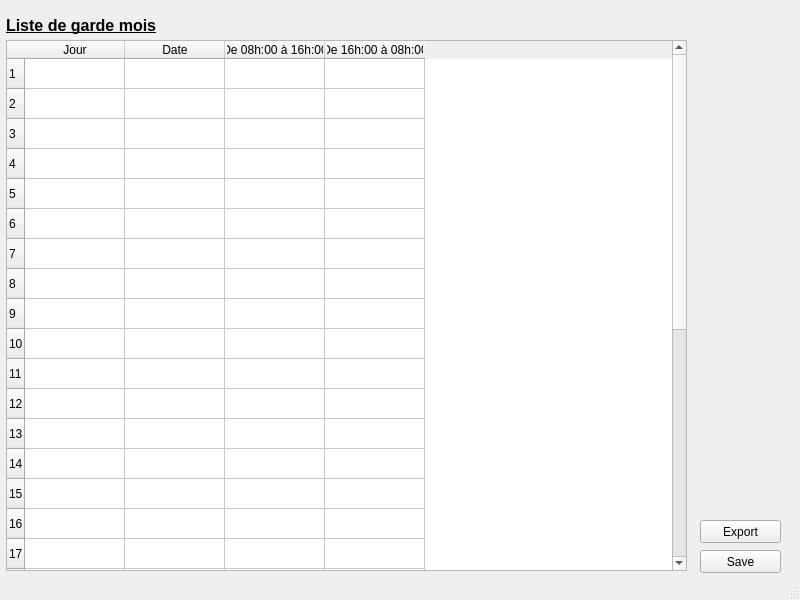
<?xml version="1.0" encoding="UTF-8"?>
<ui version="4.0">
 <class>MainWindow</class>
 <widget class="QMainWindow" name="MainWindow">
  <property name="geometry">
   <rect>
    <x>0</x>
    <y>0</y>
    <width>800</width>
    <height>600</height>
   </rect>
  </property>
  <property name="sizePolicy">
   <sizepolicy hsizetype="Fixed" vsizetype="Fixed">
    <horstretch>0</horstretch>
    <verstretch>0</verstretch>
   </sizepolicy>
  </property>
  <property name="minimumSize">
   <size>
    <width>800</width>
    <height>600</height>
   </size>
  </property>
  <property name="maximumSize">
   <size>
    <width>800</width>
    <height>600</height>
   </size>
  </property>
  <property name="windowTitle">
   <string>Planing de garde infirmiers surveillants</string>
  </property>
  <widget class="QWidget" name="centralwidget">
   <widget class="QLabel" name="label">
    <property name="geometry">
     <rect>
      <x>6</x>
      <y>10</y>
      <width>441</width>
      <height>31</height>
     </rect>
    </property>
    <property name="font">
     <font>
      <pointsize>12</pointsize>
      <weight>75</weight>
      <italic>false</italic>
      <bold>true</bold>
      <underline>true</underline>
     </font>
    </property>
    <property name="text">
     <string>Liste de garde mois</string>
    </property>
    <property name="alignment">
     <set>Qt::AlignLeading|Qt::AlignLeft|Qt::AlignVCenter</set>
    </property>
   </widget>
   <widget class="QPushButton" name="pushButton">
    <property name="geometry">
     <rect>
      <x>700</x>
      <y>550</y>
      <width>81</width>
      <height>23</height>
     </rect>
    </property>
    <property name="text">
     <string>Save</string>
    </property>
   </widget>
   <widget class="QTableWidget" name="tableWidget">
    <property name="geometry">
     <rect>
      <x>6</x>
      <y>40</y>
      <width>681</width>
      <height>531</height>
     </rect>
    </property>
    <property name="editTriggers">
     <set>QAbstractItemView::NoEditTriggers</set>
    </property>
    <property name="selectionMode">
     <enum>QAbstractItemView::NoSelection</enum>
    </property>
    <row>
     <property name="text">
      <string>1</string>
     </property>
    </row>
    <row>
     <property name="text">
      <string>2</string>
     </property>
    </row>
    <row>
     <property name="text">
      <string>3</string>
     </property>
    </row>
    <row>
     <property name="text">
      <string>4</string>
     </property>
    </row>
    <row>
     <property name="text">
      <string>5</string>
     </property>
    </row>
    <row>
     <property name="text">
      <string>6</string>
     </property>
    </row>
    <row>
     <property name="text">
      <string>7</string>
     </property>
    </row>
    <row>
     <property name="text">
      <string>8</string>
     </property>
    </row>
    <row>
     <property name="text">
      <string>9</string>
     </property>
    </row>
    <row>
     <property name="text">
      <string>10</string>
     </property>
    </row>
    <row>
     <property name="text">
      <string>11</string>
     </property>
    </row>
    <row>
     <property name="text">
      <string>12</string>
     </property>
    </row>
    <row>
     <property name="text">
      <string>13</string>
     </property>
    </row>
    <row>
     <property name="text">
      <string>14</string>
     </property>
    </row>
    <row>
     <property name="text">
      <string>15</string>
     </property>
    </row>
    <row>
     <property name="text">
      <string>16</string>
     </property>
    </row>
    <row>
     <property name="text">
      <string>17</string>
     </property>
    </row>
    <row>
     <property name="text">
      <string>18</string>
     </property>
    </row>
    <row>
     <property name="text">
      <string>19</string>
     </property>
    </row>
    <row>
     <property name="text">
      <string>20</string>
     </property>
    </row>
    <row>
     <property name="text">
      <string>21</string>
     </property>
    </row>
    <row>
     <property name="text">
      <string>22</string>
     </property>
    </row>
    <row>
     <property name="text">
      <string>23</string>
     </property>
    </row>
    <row>
     <property name="text">
      <string>24</string>
     </property>
    </row>
    <row>
     <property name="text">
      <string>25</string>
     </property>
    </row>
    <row>
     <property name="text">
      <string>26</string>
     </property>
    </row>
    <row>
     <property name="text">
      <string>27</string>
     </property>
    </row>
    <row>
     <property name="text">
      <string>28</string>
     </property>
    </row>
    <row>
     <property name="text">
      <string>29</string>
     </property>
    </row>
    <row>
     <property name="text">
      <string>30</string>
     </property>
    </row>
    <row>
     <property name="text">
      <string>31</string>
     </property>
    </row>
    <column>
     <property name="text">
      <string>Jour</string>
     </property>
    </column>
    <column>
     <property name="text">
      <string>Date</string>
     </property>
    </column>
    <column>
     <property name="text">
      <string>De 08h:00 à 16h:00</string>
     </property>
    </column>
    <column>
     <property name="text">
      <string>De 16h:00 à 08h:00</string>
     </property>
    </column>
   </widget>
   <widget class="QPushButton" name="pushButton_2">
    <property name="geometry">
     <rect>
      <x>700</x>
      <y>520</y>
      <width>81</width>
      <height>23</height>
     </rect>
    </property>
    <property name="text">
     <string>Export</string>
    </property>
   </widget>
  </widget>
  <widget class="QStatusBar" name="statusbar"/>
 </widget>
 <resources/>
 <connections/>
</ui>
